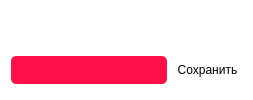
         <widget class="QGroupBox" name="groupBox_3">
          <property name="sizePolicy">
           <sizepolicy hsizetype="Preferred" vsizetype="Fixed">
            <horstretch>0</horstretch>
            <verstretch>0</verstretch>
           </sizepolicy>
          </property>
          <property name="minimumSize">
           <size>
            <width>0</width>
            <height>0</height>
           </size>
          </property>
          <property name="layoutDirection">
           <enum>Qt::LeftToRight</enum>
          </property>
          <property name="styleSheet">
           <string notr="true">background-color: transparent;
border:none;</string>
          </property>
          <property name="title">
           <string/>
          </property>
          <property name="alignment">
           <set>Qt::AlignLeading|Qt::AlignLeft|Qt::AlignTop</set>
          </property>
          <property name="flat">
           <bool>true</bool>
          </property>
          <layout class="QGridLayout" name="gridLayout_2">
           <item row="0" column="0">
            <widget class="QLabel" name="label_7">
             <property name="styleSheet">
              <string notr="true">color:rgb(255, 255, 255);
font: 14pt &quot;Franxurter Totally&quot;;</string>
             </property>
             <property name="text">
              <string>Командная строка для HUD</string>
             </property>
             <property name="textFormat">
              <enum>Qt::AutoText</enum>
             </property>
            </widget>
           </item>
           <item row="1" column="0">
            <widget class="QLineEdit" name="lineEdit_5">
             <property name="sizePolicy">
              <sizepolicy hsizetype="Ignored" vsizetype="Fixed">
               <horstretch>0</horstretch>
               <verstretch>0</verstretch>
              </sizepolicy>
             </property>
             <property name="styleSheet">
              <string notr="true">border-width: 1px;        
background-color: rgb(255, 16, 72);
border-radius:5px;
border:none;
font: 14pt &quot;Franxurter Totally&quot;;
padding:6px;
color: rgb(255, 255, 255);font: 14pt &quot;Franxurter Totally&quot;;</string>
             </property>
             <property name="text">
              <string/>
             </property>
             <property name="echoMode">
              <enum>QLineEdit::Normal</enum>
             </property>
             <property name="dragEnabled">
              <bool>true</bool>
             </property>
             <property name="placeholderText">
              <string/>
             </property>
             <property name="clearButtonEnabled">
              <bool>false</bool>
             </property>
            </widget>
           </item>
           <item row="1" column="1">
            <widget class="QToolButton" name="toolButton_11">
             <property name="minimumSize">
              <size>
               <width>40</width>
               <height>38</height>
              </size>
             </property>
             <property name="styleSheet">
              <string notr="true">QToolButton::checked{
border-radius:10px;
font: 16pt &quot;Franxurter Totally&quot;;
background-color: rgb(255, 16, 72);
}</string>
             </property>
             <property name="text">
              <string>Сохранить</string>
             </property>
             <property name="checkable">
              <bool>true</bool>
             </property>
             <property name="autoRepeat">
              <bool>true</bool>
             </property>
             <property name="autoExclusive">
              <bool>true</bool>
             </property>
            </widget>
           </item>
          </layout>
         </widget>
